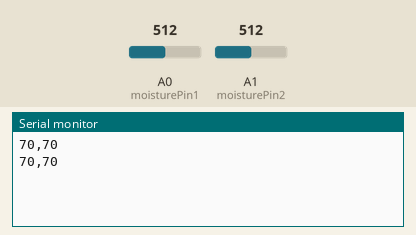
Bench run of a sketch on a simulated Arduino Uno, built with avr-gcc and run on an emulated ATmega328P. On the bench: the last lines printed to the serial monitor. The test bench sets the inputs (shaded band); at power-on: A0 (moisturePin1) = 512, A1 (moisturePin2) = 512.

Above: at 2.8 s.
2.9 s: A0 (moisturePin1) set to 716
At 5.1 s:
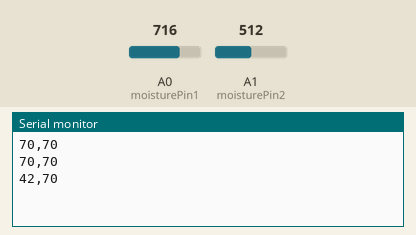
5.6 s: A1 (moisturePin2) set to 716
At 6.7 s:
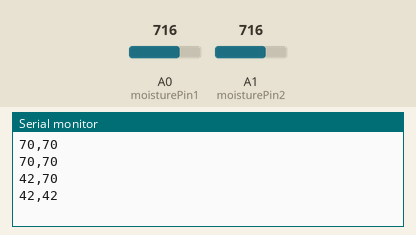
8.3 s: A0 (moisturePin1) set to 900
At 10.8 s:
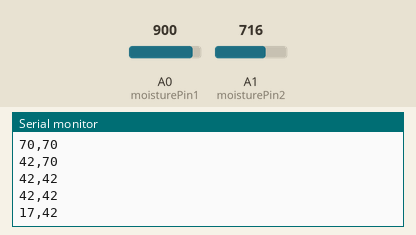
11.0 s: A1 (moisturePin2) set to 900
At 12.5 s:
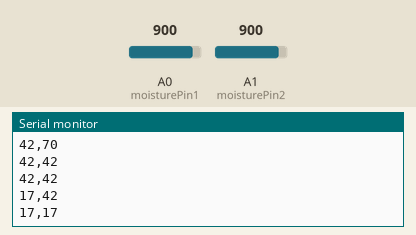
Timing chart, 0 to 14.0 s (numbered marks = the images above; inputs shaded):
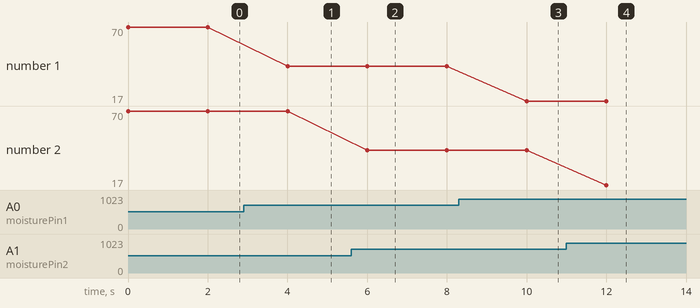

The sketch:

capacitive.ino
```cpp
// Arduino Uno R3 code for sending moisture data to ESP8266 via UART

// Pin definitions
const int moisturePin1 = A0;
const int moisturePin2 = A1;

void setup() {
  Serial.begin(115200); // Match ESP8266 baud rate
}

void loop() {
  // Read analog values
  int raw1 = analogRead(moisturePin1);
  int raw2 = analogRead(moisturePin2);

  // Convert to percentage (adjust calibration if needed)
  int moisture1 = map(raw1, 1023, 300, 0, 100);
  int moisture2 = map(raw2, 1023, 300, 0, 100);

  // Constrain values to valid range
  moisture1 = constrain(moisture1, 0, 100);
  moisture2 = constrain(moisture2, 0, 100);

  // Send as "moisture1,moisture2"
  Serial.print(moisture1);
  Serial.print(",");
  Serial.println(moisture2);

  delay(2000); // Send every 2 seconds
}
```

Measured:
- after the input at 2.9 s, the serial monitor: prints a new line after 1.1 s (image 1)
- after the input at 5.6 s, the serial monitor: prints a new line after 0.40 s (image 2)
- after the input at 8.3 s, the serial monitor: prints a new line after 1.7 s (image 3)
- after the input at 11.0 s, the serial monitor: prints a new line after 1.0 s (image 4)
- plotted number 1: 70 → 42 after the input at 2.9 s, 42 → 17 after the input at 8.3 s
